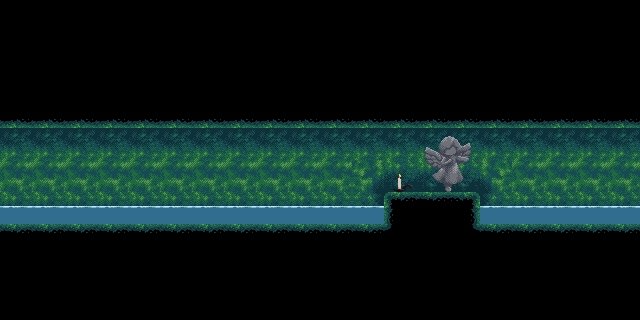

Below is a game level as drawn by its tile map, then a one-line description and the .tmx file that defines it, in full:
An orthogonal 20x10 tile map with 32x32 px tiles, 4 tile layers (bg, col, water, env), 3 tilesets and 7 objects.

<map version="1.0" orientation="orthogonal" renderorder="right-down" width="20" height="10" tilewidth="32" tileheight="32" nextobjectid="13">
 <tileset firstgid="1" name="garden" tilewidth="32" tileheight="32" tilecount="66" columns="6">
  <image source="garden.png" width="192" height="352" />
 </tileset>
 <tileset firstgid="67" name="water" tilewidth="32" tileheight="32" tilecount="8" columns="4">
  <image source="water.png" width="128" height="64" />
  <tile id="0">
   <animation>
    <frame tileid="0" duration="100" />
    <frame tileid="1" duration="100" />
    <frame tileid="2" duration="100" />
    <frame tileid="4" duration="100" />
    <frame tileid="5" duration="100" />
    <frame tileid="6" duration="100" />
   </animation>
  </tile>
 </tileset>
 <tileset firstgid="75" name="garden-env" tilewidth="32" tileheight="32" tilecount="168" columns="12">
  <image source="garden-env.png" width="384" height="448" />
  <tile id="2">
   <animation>
    <frame tileid="2" duration="100" />
    <frame tileid="3" duration="100" />
   </animation>
  </tile>
 </tileset>
 <layer name="bg" width="20" height="10">
  <data encoding="csv">
0,0,0,0,0,0,0,0,0,0,0,0,0,0,0,0,0,0,0,0,
0,0,0,0,0,0,0,0,0,0,0,0,0,0,0,0,0,0,0,0,
0,0,0,0,0,0,0,0,0,0,0,0,0,0,0,0,0,0,0,0,
0,0,0,0,0,0,0,0,0,0,0,0,0,0,0,0,0,0,0,0,
50,50,50,50,50,50,50,50,50,50,50,50,50,50,50,50,50,50,50,50,
56,56,56,56,56,56,56,56,56,56,56,52,62,62,62,53,56,56,56,56,
62,62,62,62,62,62,62,62,62,62,62,63,0,0,0,61,62,62,62,62,
0,0,0,0,0,0,0,0,0,0,0,0,0,0,0,0,0,0,0,0,
0,0,0,0,0,0,0,0,0,0,0,0,0,0,0,0,0,0,0,0,
0,0,0,0,0,0,0,0,0,0,0,0,0,0,0,0,0,0,0,0
</data>
 </layer>
 <layer name="col" width="20" height="10">
  <data encoding="csv">
23,23,23,23,23,23,23,23,23,23,23,23,23,23,23,23,23,23,23,23,
23,23,23,23,23,23,23,23,23,23,23,23,23,23,23,23,23,23,23,23,
23,23,23,23,23,23,23,23,23,23,23,23,23,23,23,23,23,23,23,23,
45,45,45,45,45,45,45,45,45,45,45,45,45,45,45,45,45,45,45,45,
0,0,0,0,0,0,0,0,0,0,0,0,0,0,0,0,0,0,0,0,
0,0,0,0,0,0,0,0,0,0,0,0,0,0,0,0,0,0,0,0,
0,0,0,0,0,0,0,0,0,0,0,0,41,46,42,0,0,0,0,0,
46,46,46,46,46,46,46,46,46,46,46,46,44,23,43,46,46,46,46,46,
23,23,23,23,23,23,23,23,23,23,23,23,23,23,23,23,23,23,23,23,
23,23,23,23,23,23,23,23,23,23,23,23,23,23,23,23,23,23,23,23
</data>
 </layer>
 <layer name="water" width="20" height="10">
  <data encoding="csv">
0,0,0,0,0,0,0,0,0,0,0,0,0,0,0,0,0,0,0,0,
0,0,0,0,0,0,0,0,0,0,0,0,0,0,0,0,0,0,0,0,
0,0,0,0,0,0,0,0,0,0,0,0,0,0,0,0,0,0,0,0,
0,0,0,0,0,0,0,0,0,0,0,0,0,0,0,0,0,0,0,0,
0,0,0,0,0,0,0,0,0,0,0,0,0,0,0,0,0,0,0,0,
0,0,0,0,0,0,0,0,0,0,0,0,0,0,0,0,0,0,0,0,
67,67,67,67,67,67,67,67,67,67,67,67,0,0,0,67,67,67,67,67,
0,0,0,0,0,0,0,0,0,0,0,0,0,0,0,0,0,0,0,0,
0,0,0,0,0,0,0,0,0,0,0,0,0,0,0,0,0,0,0,0,
0,0,0,0,0,0,0,0,0,0,0,0,0,0,0,0,0,0,0,0
</data>
 </layer>
 <layer name="env" width="20" height="10">
  <data encoding="csv">
0,0,0,0,0,0,0,0,0,0,0,0,0,0,0,0,0,0,0,0,
0,0,0,0,0,0,0,0,0,0,0,0,0,0,0,0,0,0,0,0,
0,0,0,0,0,0,0,0,0,0,0,0,0,0,0,0,0,0,0,0,
0,0,0,0,0,0,0,0,0,0,0,0,0,0,0,0,0,0,0,0,
0,0,0,0,0,0,0,0,0,0,0,0,0,135,136,0,0,0,0,0,
0,0,0,0,0,0,0,0,0,0,0,0,77,147,148,0,0,0,0,0,
0,0,0,0,0,0,0,0,0,0,0,0,0,0,0,0,0,0,0,0,
0,0,0,0,0,0,0,0,0,0,0,0,0,0,0,0,0,0,0,0,
0,0,0,0,0,0,0,0,0,0,0,0,0,0,0,0,0,0,0,0,
0,0,0,0,0,0,0,0,0,0,0,0,0,0,0,0,0,0,0,0
</data>
 </layer>
 <objectgroup name="grounds">
  <object id="4" x="0" y="224">
   <polyline points="0,0 384,0" />
  </object>
  <object id="5" x="480" y="224">
   <polyline points="0,0 160,0" />
  </object>
  <object id="6" x="388" y="191.996">
   <polyline points="0,0 87.9961,0.00390625" />
  </object>
 </objectgroup>
 <objectgroup name="walls">
  <object id="9" x="384" y="192">
   <polyline points="0,0 0,32" />
  </object>
  <object id="10" x="480" y="192">
   <polyline points="0,0 0,32" />
  </object>
 </objectgroup>
 <objectgroup name="ceilings">
  <object id="11" x="0" y="128">
   <polyline points="0,0 640,0" />
  </object>
 </objectgroup>
 <objectgroup name="lights">
  <object id="12" x="400" y="176">
   <ellipse />
  </object>
 </objectgroup>
</map>
